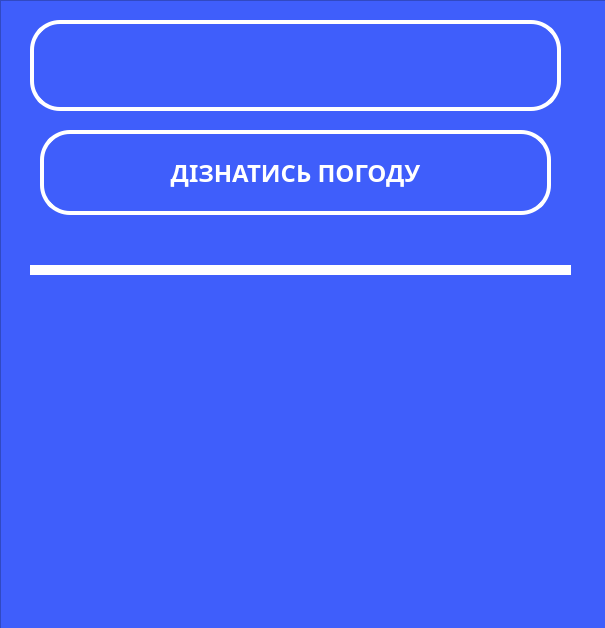
<?xml version="1.0" encoding="UTF-8"?>
<ui version="4.0">
 <class>MainWindow</class>
 <widget class="QMainWindow" name="MainWindow">
  <property name="geometry">
   <rect>
    <x>0</x>
    <y>0</y>
    <width>605</width>
    <height>628</height>
   </rect>
  </property>
  <property name="windowTitle">
   <string>MainWindow</string>
  </property>
  <property name="styleSheet">
   <string notr="true">background-image: linear-gradient(180deg, red, yellow);</string>
  </property>
  <widget class="QWidget" name="centralwidget">
   <widget class="QFrame" name="frame">
    <property name="geometry">
     <rect>
      <x>0</x>
      <y>0</y>
      <width>611</width>
      <height>701</height>
     </rect>
    </property>
    <property name="styleSheet">
     <string notr="true">color: qlineargradient(spread:pad, x1:0.607, y1:0.522727, x2:1, y2:0, stop:0 rgba(193, 189, 148, 255), stop:1 rgba(255, 255, 255, 255));
background-color: #3F5EFB;</string>
    </property>
    <property name="frameShape">
     <enum>QFrame::StyledPanel</enum>
    </property>
    <property name="frameShadow">
     <enum>QFrame::Raised</enum>
    </property>
    <widget class="QLineEdit" name="vikno">
     <property name="geometry">
      <rect>
       <x>30</x>
       <y>20</y>
       <width>531</width>
       <height>91</height>
      </rect>
     </property>
     <property name="font">
      <font>
       <family>Calibri</family>
       <pointsize>20</pointsize>
       <italic>false</italic>
       <underline>false</underline>
       <strikeout>false</strikeout>
       <stylestrategy>NoAntialias</stylestrategy>
       <kerning>true</kerning>
      </font>
     </property>
     <property name="contextMenuPolicy">
      <enum>Qt::ActionsContextMenu</enum>
     </property>
     <property name="styleSheet">
      <string notr="true">QLineEdit{
background-color: rgba(255,203,184,0);
color: white;
border-radius: 30px;
border-style: solid;
border-width: 4px 4px 4px 4px;
border-color: white;
}
</string>
     </property>
     <property name="text">
      <string/>
     </property>
     <property name="alignment">
      <set>Qt::AlignCenter</set>
     </property>
    </widget>
    <widget class="QPushButton" name="Button">
     <property name="geometry">
      <rect>
       <x>40</x>
       <y>130</y>
       <width>511</width>
       <height>85</height>
      </rect>
     </property>
     <property name="font">
      <font>
       <family>Gadugi</family>
       <pointsize>18</pointsize>
       <weight>75</weight>
       <bold>true</bold>
      </font>
     </property>
     <property name="styleSheet">
      <string notr="true">QPushButton{
	border-radius: 30px;
	border-style: solid;
	color: white;
	background-color:#3F5EFB;
	border-color: white;
	border-width: 4px 4px 4px 4px;
}
QPushButton::pressed{
	background: rgba(0, 0, 0, 0)
}</string>
     </property>
     <property name="text">
      <string>ДІЗНАТИСЬ ПОГОДУ</string>
     </property>
    </widget>
    <widget class="Line" name="line">
     <property name="geometry">
      <rect>
       <x>30</x>
       <y>200</y>
       <width>541</width>
       <height>141</height>
      </rect>
     </property>
     <property name="styleSheet">
      <string notr="true">color: rgb(255, 255, 255);
background-color: rgba(255, 255, 255, 0);</string>
     </property>
     <property name="frameShadow">
      <enum>QFrame::Plain</enum>
     </property>
     <property name="lineWidth">
      <number>10</number>
     </property>
     <property name="midLineWidth">
      <number>0</number>
     </property>
     <property name="orientation">
      <enum>Qt::Horizontal</enum>
     </property>
    </widget>
    <widget class="QLineEdit" name="invisible_edit">
     <property name="geometry">
      <rect>
       <x>32</x>
       <y>300</y>
       <width>541</width>
       <height>31</height>
      </rect>
     </property>
     <property name="font">
      <font>
       <family>Segoe UI</family>
       <pointsize>14</pointsize>
       <italic>false</italic>
      </font>
     </property>
     <property name="styleSheet">
      <string notr="true">background-color: rgba(255, 255, 255, 0);
border-radius: 30px;
color: white;</string>
     </property>
     <property name="text">
      <string/>
     </property>
     <property name="alignment">
      <set>Qt::AlignCenter</set>
     </property>
    </widget>
    <widget class="QLineEdit" name="inviseble_edit2">
     <property name="geometry">
      <rect>
       <x>30</x>
       <y>340</y>
       <width>541</width>
       <height>31</height>
      </rect>
     </property>
     <property name="font">
      <font>
       <family>Segoe UI</family>
       <pointsize>14</pointsize>
      </font>
     </property>
     <property name="styleSheet">
      <string notr="true">background-color: rgba(255, 255, 255, 0);
border-radius: 30px;
color: white;</string>
     </property>
     <property name="alignment">
      <set>Qt::AlignCenter</set>
     </property>
    </widget>
    <widget class="QLineEdit" name="inviseble_edit3">
     <property name="geometry">
      <rect>
       <x>30</x>
       <y>380</y>
       <width>541</width>
       <height>31</height>
      </rect>
     </property>
     <property name="font">
      <font>
       <family>Segoe UI</family>
       <pointsize>14</pointsize>
      </font>
     </property>
     <property name="styleSheet">
      <string notr="true">background-color: rgba(255, 255, 255, 0);
border-radius: 30px;
color: white;</string>
     </property>
     <property name="alignment">
      <set>Qt::AlignCenter</set>
     </property>
    </widget>
    <widget class="QLineEdit" name="inviseble_edit4">
     <property name="geometry">
      <rect>
       <x>30</x>
       <y>440</y>
       <width>541</width>
       <height>31</height>
      </rect>
     </property>
     <property name="font">
      <font>
       <family>Segoe UI</family>
       <pointsize>14</pointsize>
      </font>
     </property>
     <property name="styleSheet">
      <string notr="true">background-color: rgba(255, 255, 255, 0);
border-radius: 30px;
color: white;</string>
     </property>
     <property name="alignment">
      <set>Qt::AlignCenter</set>
     </property>
    </widget>
   </widget>
  </widget>
 </widget>
 <resources/>
 <connections/>
</ui>
